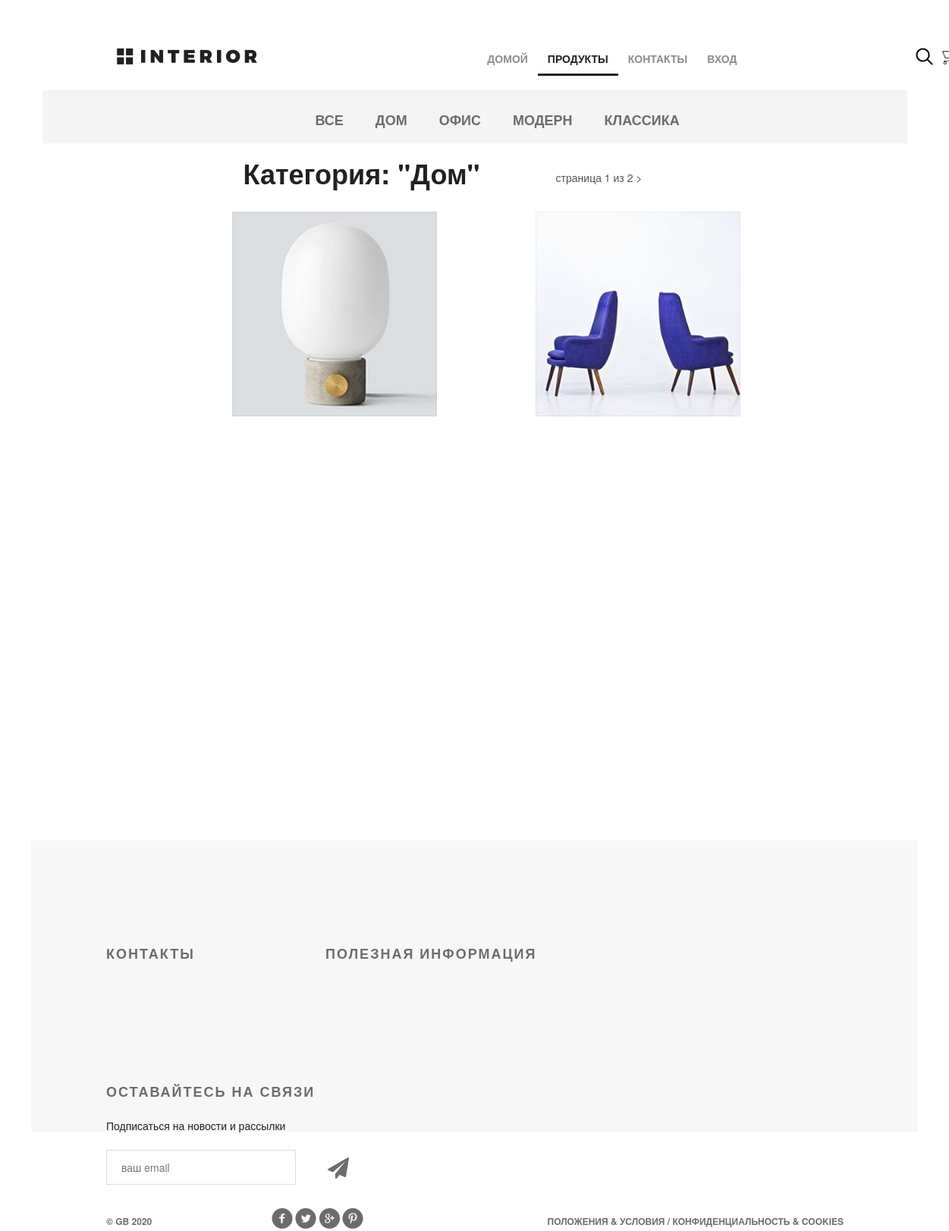
The app's page /products/category/17/ with its own data.
### mainapp/models.py (models this page shows, shortened)
class ProductCategory(models.Model):
    name = models.CharField(max_length=64, unique=True, verbose_name='имя')
    description = models.TextField(blank=True, verbose_name='описание')
    is_active = models.BooleanField(verbose_name='активна', default=True)
    class Meta:
        verbose_name = 'категория'
        verbose_name_plural = 'категории'

class Product(models.Model):
    category = models.ForeignKey(ProductCategory, on_delete=models.CASCADE)
    name = models.CharField(max_length=128, verbose_name='имя')
    image = models.ImageField(upload_to='products_images', blank=True, verbose_name='изображение')
    short_desc = models.CharField(max_length=128, verbose_name='краткое описание', blank=True)
    description = models.TextField(blank=True, verbose_name='описание')
    price = models.DecimalField(max_digits=8, decimal_places=2, default=0, verbose_name='цена')
    quantity = models.PositiveSmallIntegerField(default=0, verbose_name='количество товара')
    is_active = models.BooleanField(default=True, verbose_name='активен')
    class Meta:
        verbose_name = 'продукт'
        verbose_name_plural = 'продукты'

### mainapp/views.py (the view, shortened to what this page needs)
# urls.py: path('products/', include('mainapp.urls', namespace='products')),
def products(request, pk=None, page=1):
    title = 'продукты'
    links_menu = ProductCategory.objects.filter(is_active=True)
    if pk is not None:
        if pk == 0:
            category = {
                'pk': 0,
                'name': 'все',
            }
            products_list = Product.objects.filter(is_active=True, category__is_active=True).order_by('price')
        else:
            category = get_object_or_404(ProductCategory, pk=pk)
            products_list = Product.objects.filter(category__pk=pk, is_active=True, category__is_active=True).order_by(
                'price')
        paginator = Paginator(products_list, 2)
        try:
            products_paginator = paginator.page(page)
        except PageNotAnInteger:
            products_paginator = paginator.page(1)
        except EmptyPage:
            products_paginator = paginator.page(paginator.num_pages)
        content = {
            'title': title,
            'links_menu': links_menu,
            'category': category,
            'products': products_paginator,
        }
        return render(request, 'mainapp/products_list.html', content)

### adminapp/templatetags/custom_tags.py (called while the page is built)
@register.filter(name='media_folder_products')
def media_folder_products(string):
    if not string:
        string = 'products_images/default.jpg'
    return f'{settings.MEDIA_URL}{string}'

### mainapp/context_processors.py (called while the page is built)
def basket(request):
    basket_items = []
    if request.user.is_authenticated:
        basket_items = Basket.objects.filter(user=request.user)
    return {
        'basket': basket_items
    }

### mainapp/templates/mainapp/products_list.html (shortened to what this page needs)
{% extends 'mainapp/base.html' %}
{% load static %}
{% load custom_tags %}
{% block content %}
    <div class="details">
        <div class="links clearfix">
            {% include 'mainapp/inc/inc_categories_menu.html' %}
        </div>
        <div class="products_list">
            <div class="title clearfix">
                <h2>Категория: "{{ category.name|title }}"</h2>
                <div class="paginator">
                    <span class="current">
            страница {{ products.number }} из
            {{ products.paginator.num_pages }}
          </span>
                    {% if products.has_next %}
                        <a href="{% url 'products:page' category.pk products.next_page_number %}">
                            >
                        </a>
                    {% endif %}
                </div>
            </div>
            <div class="category-products clearfix">
                {% for product in products %}
                    <div class="block">
                        <a href="{% url 'products:product_page' product.pk %}">
                            <img src="{{ product.image|media_folder_products }}" alt="product">
                        </a>
                    </div>
                {% endfor %}
            </div>
        </div>
    </div>
    <div class="clr"></div>
{% endblock %}

### mainapp/templates/mainapp/inc/inc_categories_menu.html
<ul class="links-menu">
    <li>
        <a href="{% url 'products:category' 0 %}">
            Все
        </a>
    </li>
    {% for item in links_menu %}
        <li>
            <a href="{% url 'products:category' item.pk %}">
                {{ item.name }}
            </a>
        </li>
    {% endfor %}
</ul>

### static/css/style.css (style rules this page uses)
* { margin: 0; padding: 0; }
body { font-family: 'Montserrat', sans-serif; }
html, body { height: 100%; }
.products_list { margin-left: 250px; }
.products_list a { color: #555; text-decoration: none; }
.products_list .title { margin: 20px auto; height: 50px; float: none; }
.products_list .title h2 { margin-top: 0; float: left; }
.products_list .title .paginator { display: block; position: relative; left: 75px; top: 15px; margin-left: 25px; color: #555; float: left; }
.paginator a, .paginator a:visited { color: #555; text-decoration: none; }
.category-products { margin-bottom: 75px; }
.category-products .block a img { float: left; }
.category-products .block { float: left; margin-right: 30px; display: block; height: 370px; width: 370px; position: relative; }
.clr { height: 384px; }
.clearfix:after { content: ""; display: block; clear: both; }
.title { height: 152px; margin-right: 15px; }
.title h2 { float: left; margin-top: 118px; color: #212121; font-size: 36px; font-weight: 700; text-align: left; margin-left: 15px; }
.links { height: 70px; background-color: #f4f4f4; position: relative; padding-left: 360px; }
.links-menu { margin: 27px auto 0px; position: absolute; }
.links-menu li { float: left; list-style-type: none; padding-right: 42px; }
.links-menu li a { text-decoration: none; color: #6c6c6c; font-size: 18px; font-weight: 700; text-transform: uppercase; }

### records on screen
ProductCategory: name "ДОМ", name "Дом"
ProductCategory: name "ОФИС"
ProductCategory: name "МОДЕРН"
ProductCategory: name "КЛАССИКА"
Product: image|media_folder_products (picture)
Product: image|media_folder_products (picture)

### other values on screen
{{ products.number }} "1"
{{ products.paginator.num_pages }} "2"
